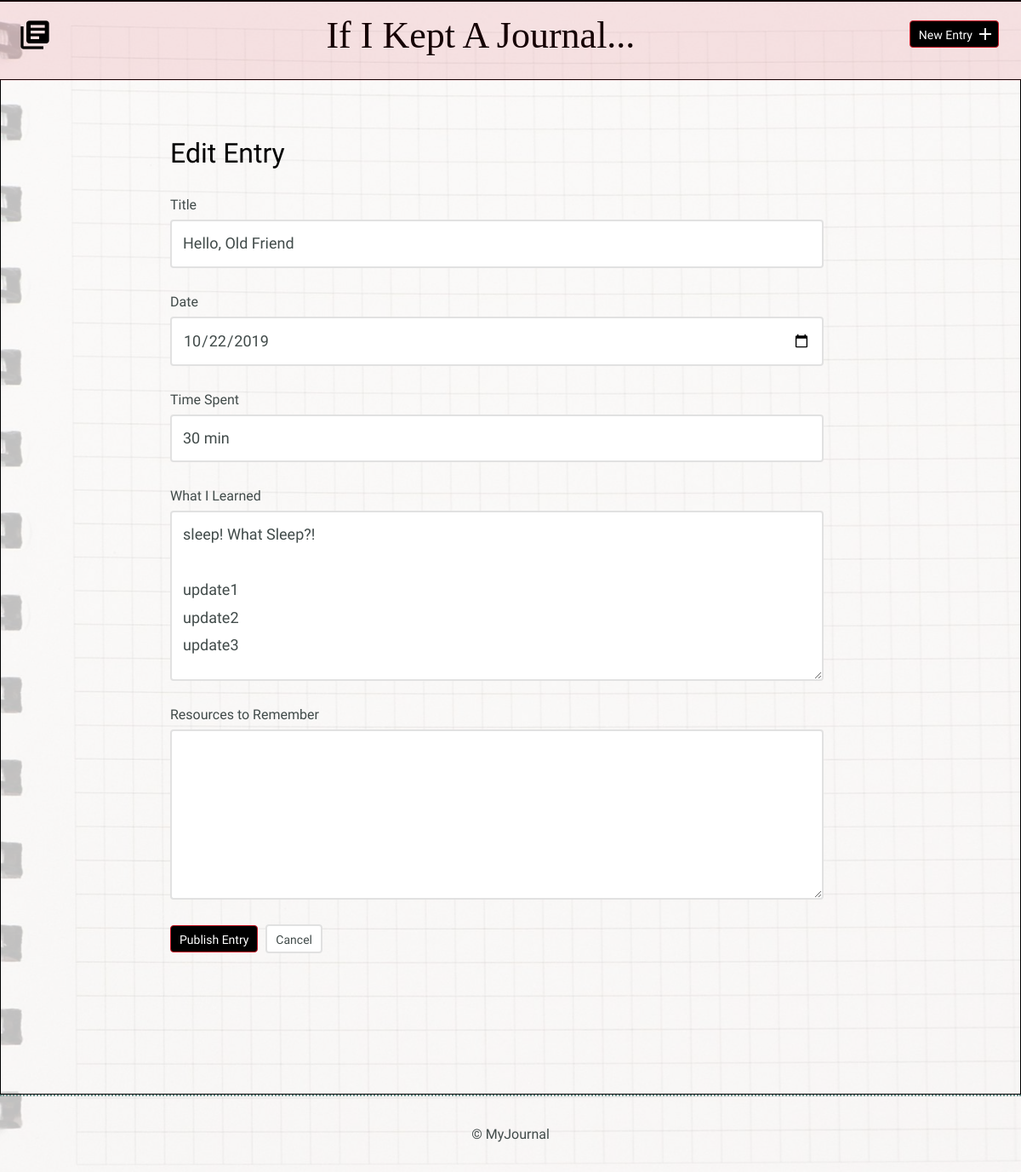
The page /edit.php?id=7 on the database its author committed.
### tables this page shows
CREATE TABLE "entries" (
	"id"	INTEGER UNIQUE,
	"title"	TEXT,
	"date"	TEXT,
	"time_spent"	INTEGER,
	"learned"	BLOB,
	"resources"	BLOB,
	PRIMARY KEY("id")
);

### inc/functions.php (called while the page is built, shortened)
<?php
function get_detail_page($id){
  include "connection.php";
  $sql = 'SELECT entries.*, group_concat(tags.tag) AS tags FROM entries
  LEFT JOIN tags ON entries.id = tags.entry_id
  WHERE id = ?
  GROUP BY entries.id';
  try {
       $results = $db->prepare($sql);
       $results->bindValue(1, $id, PDO::PARAM_INT);
       $results->execute();
  } catch (Exception $e){
      echo "Error!:" . $e->getMessage() . "<br />";
      return false;
  }
  return $results->fetch();
}
 ?>

### edit.php (the view, shortened to what this page needs)
<?php
require 'inc/functions.php';
$title = $date = $time_spent = $learned = $resources =  '';
if (isset($_GET['id'])) {
    list($id, $title, $date, $time_spent, $learned, $resources, $tag) = get_detail_page(filter_input(INPUT_GET, 'id', FILTER_SANITIZE_NUMBER_INT));
}
include 'inc/header.php';
?>
<html>
    <head>
        <link rel="stylesheet" href="css/normalize.css">
        <link rel="stylesheet" href="css/site.css">
    </head>
    <body>
        <section>
            <div class="container">
                <div class="edit-entry">
                    <h2>Edit Entry</h2>
                    <form class="form-container form-add" method="post" action="edit.php">
                        <label for="title"> Title</label>
                        <input id="title" type="text" name="title" value="<?php echo $title; ?>"><br>
                        <label for="date">Date</label>
                        <input id="date" type="date" name="date" value="<?php echo $date; ?>"><br>
                        <label for="time-spent"> Time Spent</label>
                        <input id="time-spent" type="text" name="timeSpent" value="<?php echo $time_spent; ?>"><br>
                        <label for="what-i-learned">What I Learned</label>
                        <textarea id="what-i-learned" rows="5" name="whatILearned"><?php echo $learned; ?></textarea>
                        <label for="resources-to-remember">Resources to Remember</label>
                        <textarea id="resources-to-remember" rows="5" name="ResourcesToRemember"><?php echo $resources; ?></textarea>
                        <input type="submit" value="Publish Entry" class="button">
                        <a href="index.php" class="button button-secondary">Cancel</a>
                    </form>
                </div>
            </div>
        </section>
          <?php include 'inc/footer.php'; ?>
    </body>
</html>

### css/site.css (style rules this page uses)
body { font-size: 16px; color: #404a49; font-family: 'Cousine', serif; font-weight: 400; }
.container { margin: 0 auto; padding: 0 25px; border: 1px solid black; }
.button { padding: 8px 10px 6px 10px; background: black; border: 1px solid #c91221; border-radius: 4px; text-decoration: none; color: #FFF; position: relative; text-align: center; font-size: 14px; }
.button.button-secondary { background: #FFF; border: 2px solid #e1e1e1; color: #404a49; }
h1, h2, h3 { margin: 0; font-weight: 400; line-height: 1em; color: #000; }
h2 { font-size: 32px; }
.entry-list, .edit-entry, .new-entry { max-width: 800px; margin: 0 auto; padding: 70px 0 150px 0; }
.edit-entry h2, .new-entry h2 { margin-bottom: 35px; }
form label { display: block; margin-bottom: 8px; }
form input[type=text], form input[type=password], form input[type=date], form textarea { border: 2px solid #e1e1e1; font-size: 18px; line-height: 1.8em; padding:10px 13px; margin-bottom: 30px; border-radius: 4px; width: calc(100% - 32px); }
.edit-entry form textarea, .new-entry form textarea { min-height: 200px; }
input[type=submit] { margin-right: 5px; }

### edit.php (style rules this page uses)
body:after { content: ""; background-image: url("css/images/white-math-page-paper-texture.jpg"); background-repeat:no-repeat; background-position:center; background-attachment:fixed; background-size: cover; opacity: 0.25; top: 0; left: 0; bottom: 0; right: 0; position: absolute; z-index: -1; }

### rows shown on the page
entries: title "Hello, Old Friend", date "10/22/2019", timeSpent "30 min", whatILearned "sleep! What Sleep?! update1 update2 update3"
